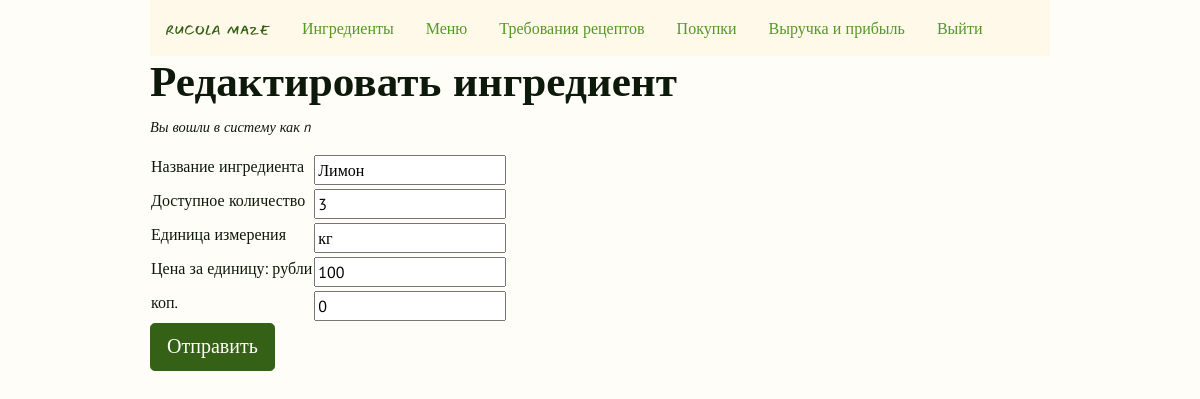
Page /ingredients/15/edit (signed in) on the committed database.
### rucola_maze/models.py (models this page shows, shortened)
class User(UserMixin, db.Model):
    id = mapped_column(db.Integer, primary_key=True)
    username = mapped_column(db.String(64), unique=True, index=True)
    email = mapped_column(db.String(128), index=True, unique=True)
    password_hash = mapped_column(db.String(128))
    joined_at = mapped_column(db.DateTime(), index=True, default=datetime.utcnow)

class Ingredient(db.Model):
    id = mapped_column(db.Integer, primary_key=True)
    name = mapped_column(db.String(96), unique=True, index=True)
    quantity_available = mapped_column(
        db.Numeric(precision=2, asdecimal=False, decimal_return_scale=None), default=0
    )
    unit = mapped_column(db.String(16))
    unit_price_dollars = mapped_column(db.Integer, default=0)
    unit_price_cents = mapped_column(db.Integer, default=0)
    in_recipe_requirements = db.relationship(
        "RecipeRequirement",
        backref="ingredient",
        lazy="dynamic",
        cascade="all, delete, delete-orphan",
    )

### rucola_maze/inventory.py (the view, shortened to what this page needs)
@bp.route("/ingredients/<int:ingredient_id>/edit", methods=["GET", "POST"])
@login_required
def ingredient_edit(ingredient_id):
    ingredient = Ingredient.query.get(ingredient_id)
    form = IngredientForm()
    form = IngredientForm(obj=ingredient)
    return render_template(
        "inventory/ingredient_edit.html",
        form=form,
        ingredient=ingredient,
    )

### rucola_maze/forms.py
class IngredientForm(FlaskForm):
    name = StringField("Название ингредиента", validators=[DataRequired()])
    quantity_available = StringField("Доступное количество", validators=[DataRequired()])
    unit = StringField("Единица измерения", validators=[DataRequired()], default="кг")
    unit_price_dollars = IntegerField(
        "Цена за единицу: рубли", validators=[InputRequired()], default=0
    )
    unit_price_cents = StringField("коп.", validators=[DataRequired()], default="00")
    submit = SubmitField("Сохранить")

### rucola_maze/models.py (called while the page is built)
@login_manager.user_loader
def load_user(user_id):
    return User.query.get(int(user_id))

### rucola_maze/templates/inventory/ingredient_edit.html (shortened to what this page needs)
{% extends 'base.html' %}
{% block content %}
<div class="h1">
    <h1>Редактировать ингредиент</h1>
</div>
<p class="small-text">Вы вошли в систему как {{ current_user.username }}</p>
<form action="{{ url_for('inventory.ingredient_edit', ingredient_id=ingredient.id) }}" method="post">
    <table>
        <tr>
            <td>{{ form.name.label }}</td>
            <td> {{ form.name() }}</td>
        </tr>
        <tr>
            <td>{{ form.quantity_available.label }}</td>
            <td> {{ form.quantity_available() }}</td>
        </tr>
        <tr>
            <td>{{ form.unit.label }}</td>
            <td> {{ form.unit() }}</td>
        </tr>
        <tr>
            <td>{{ form.unit_price_dollars.label }}</td>
            <td> {{ form.unit_price_dollars() }}</td>
        </tr>
        <tr>
            <td>{{ form.unit_price_cents.label }}</td>
            <td> {{ form.unit_price_cents() }}</td>
        </tr>
    </table>
    <input type="submit" value="Отправить" class="btn btn-primary btn-lg" class="form-control">
</form>
{% endblock %}

### rucola_maze/static/style.css (style rules this page uses)
body { font-family: PT Sans; color: #0C190B; background-color: #FFFDF8; width: 75%; margin: 0 auto; }
.small-text { font-size: 0.9em; font-style: italic; }
.h1 h1 { font-family: Nunito; font-weight: bold; font-size: 2.7rem; margin-top: 24; }
.btn-primary { background-color: #356116; color: #FFFDF8; font-family: Nunito; border-color: #356116; }

### rows in the picture
User: username "n"
Ingredient: name "Лимон", quantity_available "3", unit "кг", unit_price_dollars "100", unit_price_cents "0"
